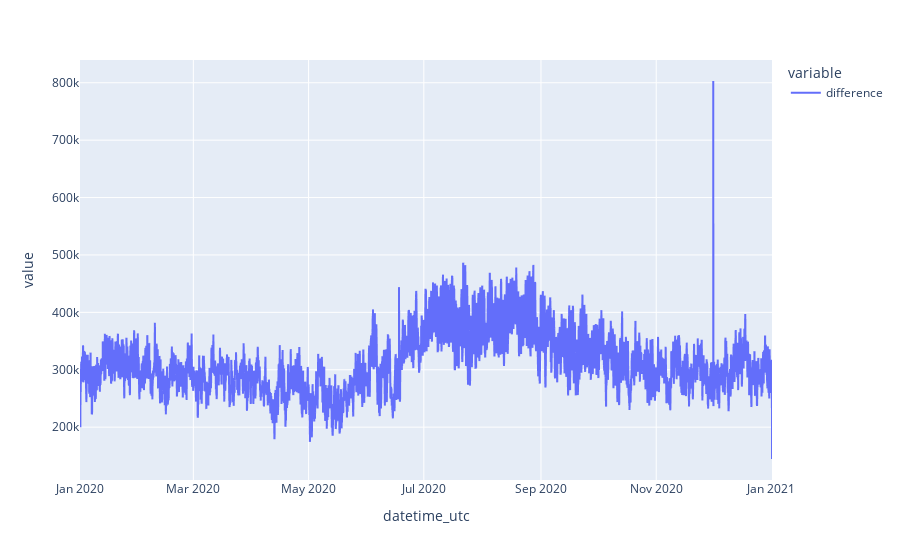

The code cell stored with this chart in its notebook:
### Code cell
all["difference"] = ((all.generated_co2_rate_lb_per_mwh_for_electricity - all.consumed_co2_rate_lb_per_mwh_for_electricity).abs())* all.net_generation_mwh
px.line(all.groupby("datetime_utc").mean()["difference"])

### Figure 1 — Plotly figure (JSON) as saved in the notebook; plotly's stock layout.template omitted (floating-point values rounded to 4 significant figures; data arrays with more than 128 entries replaced by an {"elided": "..."} marker saying what was removed)
{"data": [{"hovertemplate": "variable=difference<br>datetime_utc=%{x}<br>value=%{y}<extra></extra>", "legendgroup": "difference", "line": {"color": "#636efa", "dash": "solid"}, "marker": {"symbol": "circle"}, "mode": "lines", "name": "difference", "showlegend": true, "type": "scattergl", "x": {"elided": "8792 str values"}, "xaxis": "x", "y": {"elided": "8792 float values"}, "yaxis": "y"}], "layout": {"legend": {"title": {"text": "variable"}, "tracegroupgap": 0}, "margin": {"t": 60}, "xaxis": {"anchor": "y", "domain": [0, 1], "title": {"text": "datetime_utc"}}, "yaxis": {"anchor": "x", "domain": [0, 1], "title": {"text": "value"}}}}
